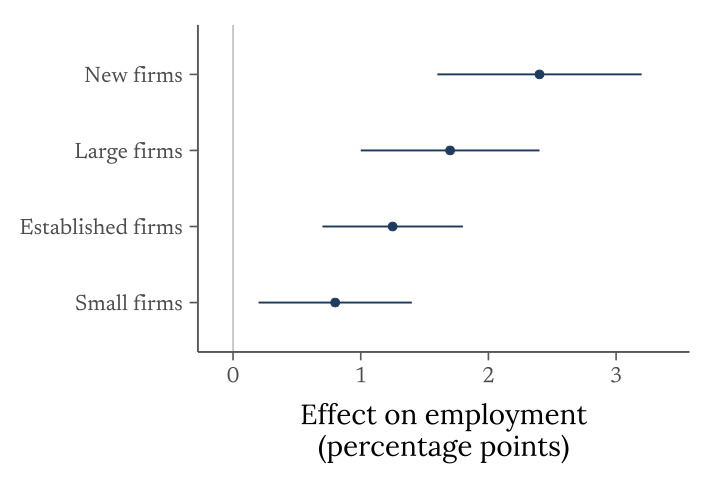

Reproduce this figure in R.
example_dir <- dirname(normalizePath(sub("^--file=", "", grep("^--file=", commandArgs(), value = TRUE)[1]), winslash = "/"))
source(file.path(example_dir, "_setup.R"))
# Intent: compare illustrative effects and uncertainty on one common scale.
spec <- example_spec("fig_coefficients")
dat <- data.frame(group = c("Small firms", "Large firms", "New firms", "Established firms"),
                  estimate = c(.8,1.7,2.4,1.25), half_width = c(.6,.7,.8,.55))
dat$group <- reorder(dat$group, dat$estimate)
dat$lo <- dat$estimate - dat$half_width
dat$hi <- dat$estimate + dat$half_width
p <- ggplot(dat, aes(estimate, group)) +
  geom_vline(xintercept = 0, colour = "grey65", linewidth = .4) +
  geom_segment(aes(x = lo, xend = hi, yend = group), colour = brand_blues[1], linewidth = .65) +
  geom_point(colour = brand_blues[1], size = 2.6) +
  scale_x_continuous(limits = c(-.1,3.4), breaks = 0:3) +
  scale_y_discrete(expand = expansion(add = .65)) +
  labs_pub(x = "Effect on employment (percentage points)", y = NULL, x_width = 26) +
  theme_pub(style = "estimate")
stopifnot(all(dat$lo <= dat$estimate), all(dat$hi >= dat$estimate))
save_figure(p, spec)
